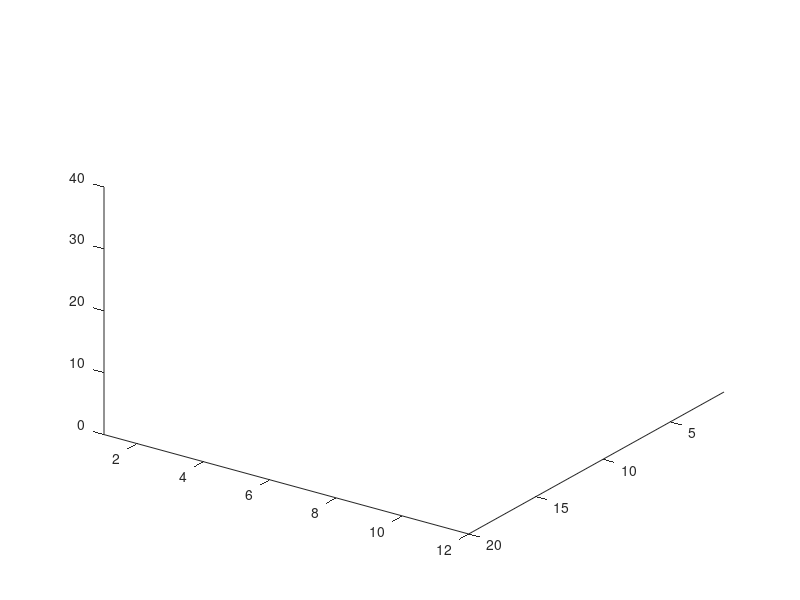

Reproduce this figure in MATLAB. (Note: this script raises an error after producing the figure.)
% Draw figure function

xlim([1,20]);ylim([1,12]);zlim([0,40])
view(125,35)
figure_FontSize = 20;
set(get(gca,'XLabel'),'FontSize',figure_FontSize,'Vertical','middle');
set(get(gca,'YLabel'),'FontSize',figure_FontSize,'Vertical','middle');
set(get(gca,'ZLabel'),'FontSize',figure_FontSize);

set(findobj('FontSize',10),'FontSize',figure_FontSize);